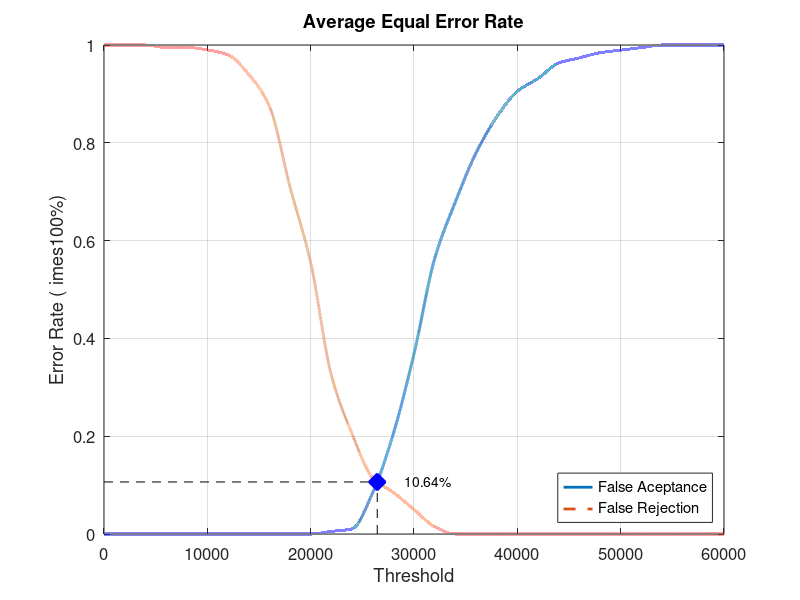
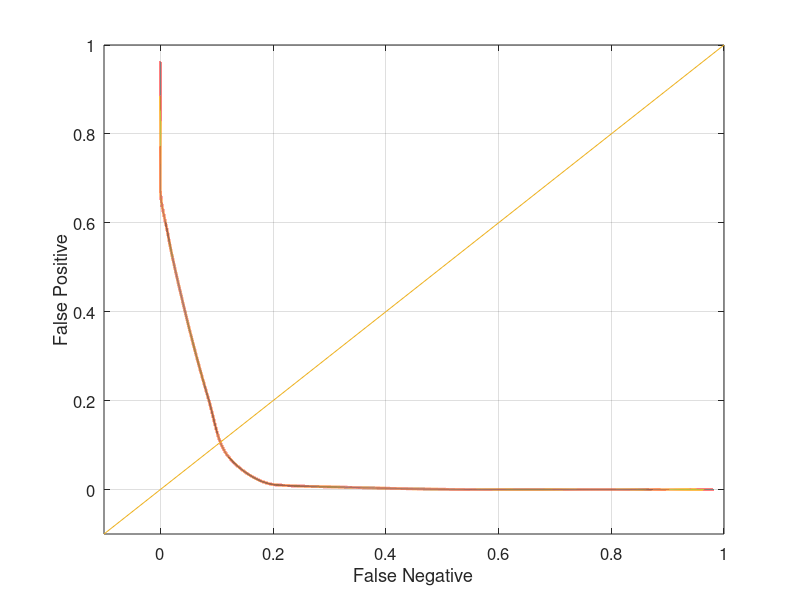

These figures' MATLAB source, in order:
close all;
clear;
clc;
x = 0:2000:60000;
xq = 0:0.5:60000;

y0 = [0 0 0 0 0 0 0 0 0 0 0 0.00526316 0.0105263 0.0842105 0.205263 0.368421 0.563158 0.678947 0.778947 0.852632 0.905263 0.931579 0.963158 0.973684 0.984211 0.989474 0.994737 1 1 1 1]
yy0 = interp1(x, y0, xq, 'pchip');
y1 = [1 1 1 0.995 0.995 0.99 0.98 0.94 0.875 0.71 0.555 0.325 0.205 0.115 0.085 0.05 0.015 0 0 0 0 0 0 0 0 0 0 0 0 0 0]
yy1 = interp1(x, y1, xq, 'pchip');

% Calculating EER: 
y2 = abs(y0 - y1);
find(y2 == min(y2))
yy2 = abs(yy0 - yy1);
xEER = find(yy2 == min(yy2));
xEERIndex = xq(xEER) % X-axis EER
yEER = yy0(xEER) % Y-axis EER

main = figure
plot(xq, yy0,'-','LineWidth', 2);	hold on
plot(xq, yy1,'--','LineWidth', 2);	hold on
plot([xEERIndex xEERIndex], [0 yEER], 'k--');	hold on
plot([0 xEERIndex], [yEER yEER], 'k--');	hold on
plot(xEERIndex, yEER, 'bx', 'LineWidth', 10);	hold on
text(xEERIndex + 10 * xEERIndex / 100, yEER, [num2str(round((10000 * yEER)) / 100) '%'])
legend('False Aceptance', 'False Rejection', 'Location', 'SouthEast')
xlabel('Threshold')
ylabel('Error Rate (	imes100%)')
title('Average Equal Error Rate')
set(gca, 'FontSize', 12)
axis([0 60000 0 1])
grid on

print(main, 'Database4_4Main', '-dpng');
FNRxFPR = figure('Color', [1 1 1]);
plot(yy1, yy0, '-', yy1, yy0, 'LineWidth', 2);
hold on
y = -0.1:0.1:1
plot(y, y); 
set(gca, 'FontSize', 12)
xlabel('False Negative')
ylabel('False Positive')
axis([-0.1 1 -0.1 1])
set(gca, 'FontSize', 12)
grid on

print(FNRxFPR, 'Database4_4FNRxFPR','-dpng');
